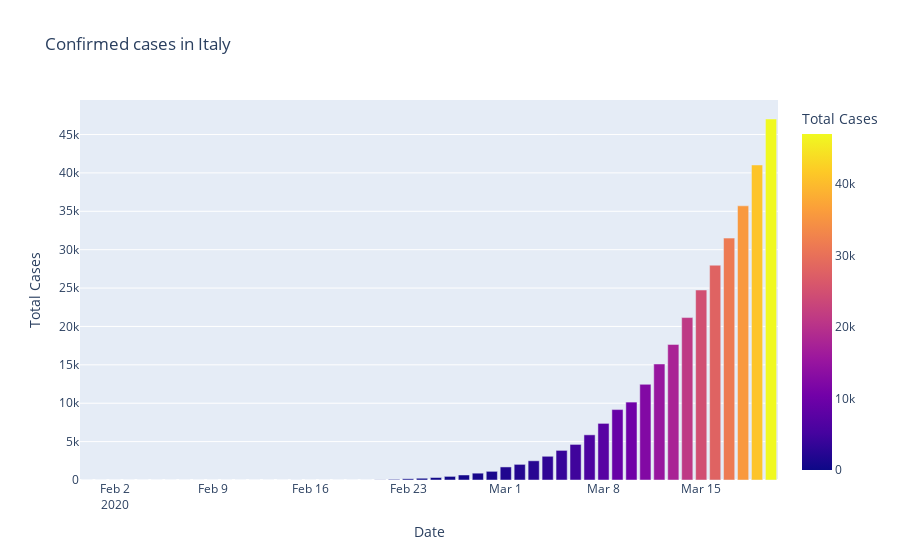
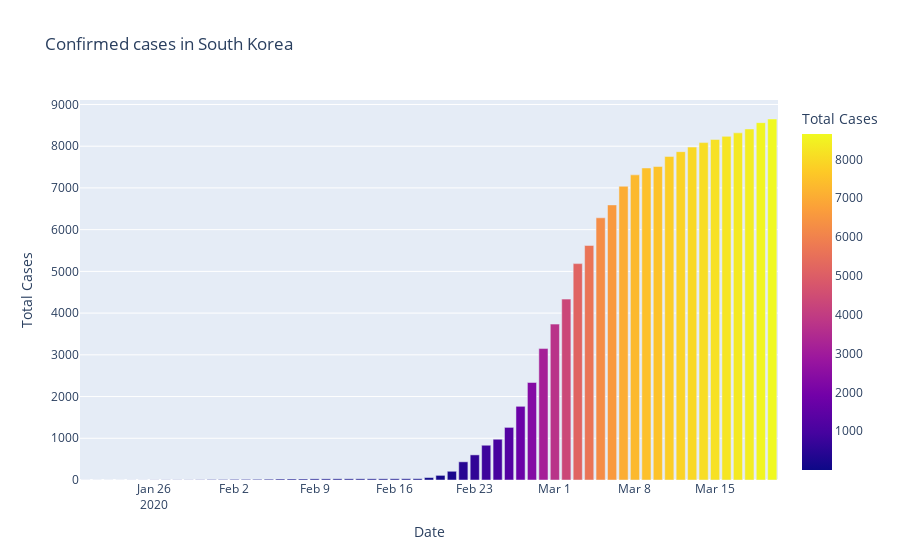

The cell these charts' notebook holds for them, in order:
### Code cell
fig=px.bar(dbd_Italy,x="Date",y="Total Cases",color='Total Cases',title='Confirmed cases in Italy')
fig.show()

fig=px.bar(dbd_Korea,x="Date",y="Total Cases",color='Total Cases',title='Confirmed cases in South Korea')
fig.show()

fig=px.bar(dbd_Wuhan,x="Date",y="Total Cases",color='Total Cases',title='Confirmed cases in Wuhan')
fig.show()

### Figure 1 — Plotly figure (JSON) as saved in the notebook; plotly's stock layout.template omitted (floating-point values rounded to 4 significant figures)
{"data": [{"alignmentgroup": "True", "hoverlabel": {"namelength": 0}, "hovertemplate": "Date=%{x}<br>Total Cases=%{marker.color}", "legendgroup": "", "marker": {"color": [2, 2, 2, 2, 2, 2, 3, 3, 3, 3, 3, 3, 3, 3, 3, 3, 3, 3, 3, 3, 3, 3, 20, 79, 157, 229, 323, 470, 655, 889, 1128, 1701, 2036, 2502, 3089, 3858, 4636, 5883, 7375, 9172, 10149, 12462, 15113, 17660, 21157, 24747, 27980, 31506, 35713, 41035, 47021], "coloraxis": "coloraxis"}, "name": "", "offsetgroup": "", "orientation": "v", "showlegend": false, "textposition": "auto", "type": "bar", "x": ["2020-01-31T00:00:00", "2020-02-01T00:00:00", "2020-02-02T00:00:00", "2020-02-03T00:00:00", "2020-02-04T00:00:00", "2020-02-05T00:00:00", "2020-02-06T00:00:00", "2020-02-07T00:00:00", "2020-02-08T00:00:00", "2020-02-09T00:00:00", "2020-02-10T00:00:00", "2020-02-11T00:00:00", "2020-02-12T00:00:00", "2020-02-13T00:00:00", "2020-02-14T00:00:00", "2020-02-15T00:00:00", "2020-02-15T00:00:00", "2020-02-16T00:00:00", "2020-02-17T00:00:00", "2020-02-18T00:00:00", "2020-02-19T00:00:00", "2020-02-20T00:00:00", "2020-02-21T00:00:00", "2020-02-22T00:00:00", "2020-02-23T00:00:00", "2020-02-24T00:00:00", "2020-02-25T00:00:00", "2020-02-26T00:00:00", "2020-02-27T00:00:00", "2020-02-28T00:00:00", "2020-02-29T00:00:00", "2020-03-01T00:00:00", "2020-03-02T00:00:00", "2020-03-03T00:00:00", "2020-03-04T00:00:00", "2020-03-05T00:00:00", "2020-03-06T00:00:00", "2020-03-07T00:00:00", "2020-03-08T00:00:00", "2020-03-09T00:00:00", "2020-03-10T00:00:00", "2020-03-11T00:00:00", "2020-03-12T00:00:00", "2020-03-13T00:00:00", "2020-03-14T00:00:00", "2020-03-15T00:00:00", "2020-03-16T00:00:00", "2020-03-17T00:00:00", "2020-03-18T00:00:00", "2020-03-19T00:00:00", "2020-03-20T00:00:00"], "xaxis": "x", "y": [2, 2, 2, 2, 2, 2, 3, 3, 3, 3, 3, 3, 3, 3, 3, 3, 3, 3, 3, 3, 3, 3, 20, 79, 157, 229, 323, 470, 655, 889, 1128, 1701, 2036, 2502, 3089, 3858, 4636, 5883, 7375, 9172, 10149, 12462, 15113, 17660, 21157, 24747, 27980, 31506, 35713, 41035, 47021], "yaxis": "y"}], "layout": {"barmode": "relative", "coloraxis": {"colorbar": {"title": {"text": "Total Cases"}}, "colorscale": [[0, "#0d0887"], [0.1111, "#46039f"], [0.2222, "#7201a8"], [0.3333, "#9c179e"], [0.4444, "#bd3786"], [0.5556, "#d8576b"], [0.6667, "#ed7953"], [0.7778, "#fb9f3a"], [0.8889, "#fdca26"], [1, "#f0f921"]]}, "legend": {"tracegroupgap": 0}, "title": {"text": "Confirmed cases in Italy"}, "xaxis": {"anchor": "y", "domain": [0, 1], "title": {"text": "Date"}}, "yaxis": {"anchor": "x", "domain": [0, 1], "title": {"text": "Total Cases"}}}}

### Figure 2 — Plotly figure (JSON) as saved in the notebook; plotly's stock layout.template omitted (floating-point values rounded to 4 significant figures)
{"data": [{"alignmentgroup": "True", "hoverlabel": {"namelength": 0}, "hovertemplate": "Date=%{x}<br>Total Cases=%{marker.color}", "legendgroup": "", "marker": {"color": [1, 1, 1, 1, 2, 2, 3, 4, 4, 4, 6, 11, 12, 15, 15, 16, 19, 23, 24, 24, 27, 27, 28, 28, 28, 28, 28, 29, 30, 31, 58, 111, 209, 436, 602, 833, 977, 1261, 1766, 2337, 3150, 3736, 4335, 5186, 5621, 6284, 6593, 7041, 7313, 7478, 7513, 7755, 7869, 7979, 8086, 8162, 8236, 8320, 8413, 8565, 8652], "coloraxis": "coloraxis"}, "name": "", "offsetgroup": "", "orientation": "v", "showlegend": false, "textposition": "auto", "type": "bar", "x": ["2020-01-20T00:00:00", "2020-01-21T00:00:00", "2020-01-22T00:00:00", "2020-01-23T00:00:00", "2020-01-24T00:00:00", "2020-01-25T00:00:00", "2020-01-26T00:00:00", "2020-01-27T00:00:00", "2020-01-28T00:00:00", "2020-01-29T00:00:00", "2020-01-30T00:00:00", "2020-01-31T00:00:00", "2020-02-01T00:00:00", "2020-02-02T00:00:00", "2020-02-03T00:00:00", "2020-02-04T00:00:00", "2020-02-05T00:00:00", "2020-02-06T00:00:00", "2020-02-07T00:00:00", "2020-02-08T00:00:00", "2020-02-09T00:00:00", "2020-02-10T00:00:00", "2020-02-11T00:00:00", "2020-02-12T00:00:00", "2020-02-13T00:00:00", "2020-02-14T00:00:00", "2020-02-15T00:00:00", "2020-02-16T00:00:00", "2020-02-17T00:00:00", "2020-02-18T00:00:00", "2020-02-19T00:00:00", "2020-02-20T00:00:00", "2020-02-21T00:00:00", "2020-02-22T00:00:00", "2020-02-23T00:00:00", "2020-02-24T00:00:00", "2020-02-25T00:00:00", "2020-02-26T00:00:00", "2020-02-27T00:00:00", "2020-02-28T00:00:00", "2020-02-29T00:00:00", "2020-03-01T00:00:00", "2020-03-02T00:00:00", "2020-03-03T00:00:00", "2020-03-04T00:00:00", "2020-03-05T00:00:00", "2020-03-06T00:00:00", "2020-03-07T00:00:00", "2020-03-08T00:00:00", "2020-03-09T00:00:00", "2020-03-10T00:00:00", "2020-03-11T00:00:00", "2020-03-12T00:00:00", "2020-03-13T00:00:00", "2020-03-14T00:00:00", "2020-03-15T00:00:00", "2020-03-16T00:00:00", "2020-03-17T00:00:00", "2020-03-18T00:00:00", "2020-03-19T00:00:00", "2020-03-20T00:00:00"], "xaxis": "x", "y": [1, 1, 1, 1, 2, 2, 3, 4, 4, 4, 6, 11, 12, 15, 15, 16, 19, 23, 24, 24, 27, 27, 28, 28, 28, 28, 28, 29, 30, 31, 58, 111, 209, 436, 602, 833, 977, 1261, 1766, 2337, 3150, 3736, 4335, 5186, 5621, 6284, 6593, 7041, 7313, 7478, 7513, 7755, 7869, 7979, 8086, 8162, 8236, 8320, 8413, 8565, 8652], "yaxis": "y"}], "layout": {"barmode": "relative", "coloraxis": {"colorbar": {"title": {"text": "Total Cases"}}, "colorscale": [[0, "#0d0887"], [0.1111, "#46039f"], [0.2222, "#7201a8"], [0.3333, "#9c179e"], [0.4444, "#bd3786"], [0.5556, "#d8576b"], [0.6667, "#ed7953"], [0.7778, "#fb9f3a"], [0.8889, "#fdca26"], [1, "#f0f921"]]}, "legend": {"tracegroupgap": 0}, "title": {"text": "Confirmed cases in South Korea"}, "xaxis": {"anchor": "y", "domain": [0, 1], "title": {"text": "Date"}}, "yaxis": {"anchor": "x", "domain": [0, 1], "title": {"text": "Total Cases"}}}}
